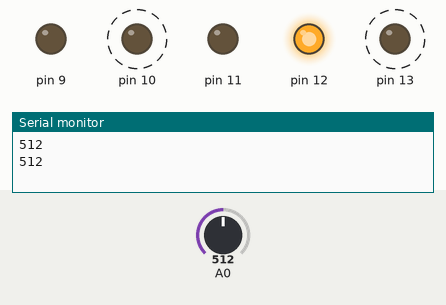
The sketch below on a simulated Arduino Uno, built with avr-gcc and run on an emulated ATmega328P. On the bench: output pins drawn as LEDs (lit = HIGH), the last lines printed to the serial monitor. Dashed ring = blinking. The test bench sets the inputs (shaded band); at power-on: A0 = 512.

Above: at 3.3 s.
3.4 s: A0 set to 0
At 5.9 s:
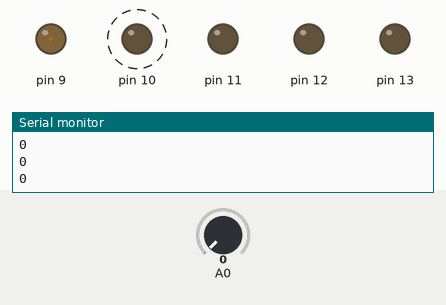
6.9 s: A0 set to 122
At 7.08 s:
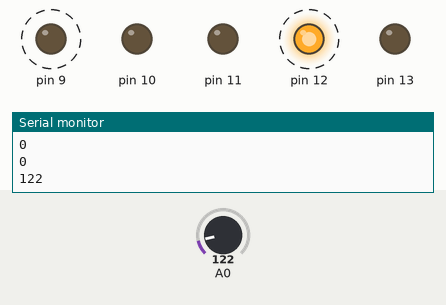
10.4 s: A0 set to 306
At 10.72 s:
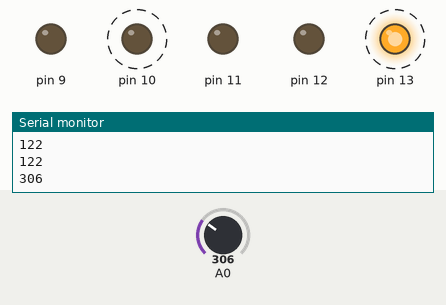
Timing chart, 0 to 19.9 s (numbered marks = the images above; inputs shaded):
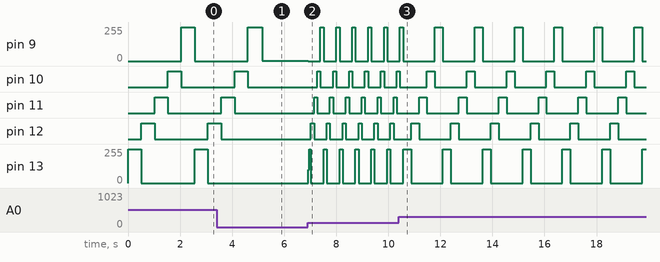

Measured:
- after the input at 3.4 s, pin 11: goes on until 4.1 s, then stays LOW; pin 12: goes on until 3.6 s, then stays LOW; pin 13: stays 0/255 (without the input it goes to 255/255 after 1.7 s)
- after the input at 6.9 s, pin 9: alternates 255/255 for 0.12 s and 0/255 for 0.49 s, starting at once; pin 10: alternates HIGH for 0.12 s and LOW for 0.49 s, starting after 0.37 s
- after the input at 10.4 s, pin 10: alternates HIGH for 0.31 s and LOW for 1.2 s, starting after 1.1 s; pin 11: alternates HIGH for 0.31 s and LOW for 1.2 s, starting after 0.78 s; pin 12: alternates HIGH for 0.31 s and LOW for 1.2 s, starting after 0.47 s; pin 13: alternates 255/255 for 0.31 s and 0/255 for 1.2 s, starting after 0.47 s
- by itself, pin 13: alternates 255/255 for 0.51 s and 0/255 for 2.0 s

The sketch:

_5_LED_intermittenza.ino
```cpp
/*
Giorgio Guidi
24/5/2012

LED e potenziometro
*/

int temp;

void setup() {
  Serial.begin(9600);
  pinMode(13,OUTPUT);
  pinMode(12,OUTPUT);
  pinMode(11,OUTPUT);
  pinMode(10,OUTPUT);
  pinMode(9,OUTPUT);
}

//Più si gira il potenziometro e più aumenta
//il tempo tra un led e un altro
void loop() {
  temp = analogRead(0);
  Serial.println(temp, DEC);
   //lampeggio led
  digitalWrite(13,HIGH);
  delay(temp);
  digitalWrite(13,LOW);
  digitalWrite(12,HIGH);
  delay(temp);
  digitalWrite(12,LOW);
  digitalWrite(11,HIGH);
  delay(temp);
  digitalWrite(11,LOW);
  digitalWrite(10,HIGH);
  delay(temp);
  digitalWrite(10,LOW);
  digitalWrite(9,HIGH);
  delay(temp);
  digitalWrite(9,LOW);
}
```
